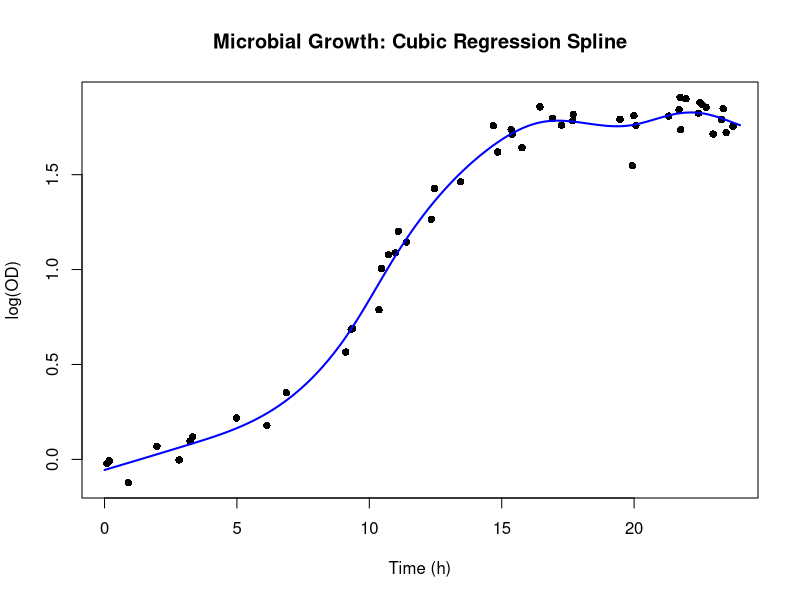
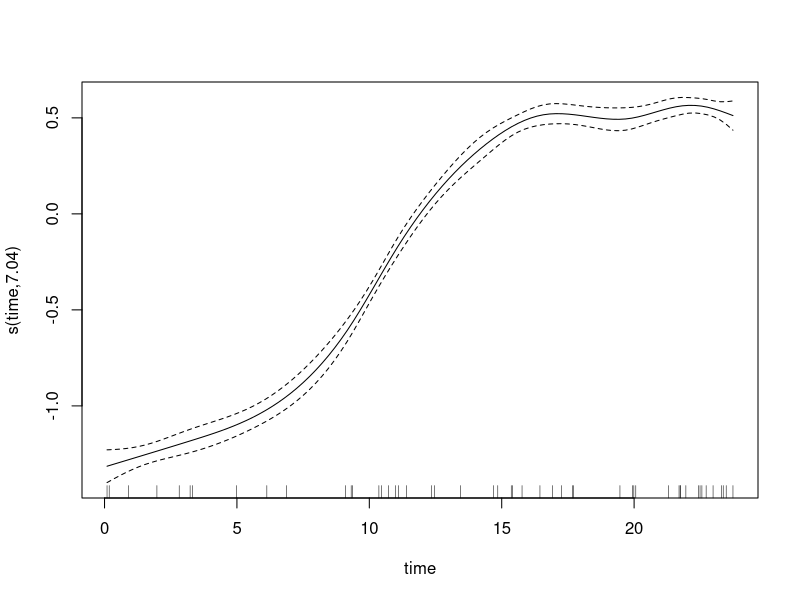
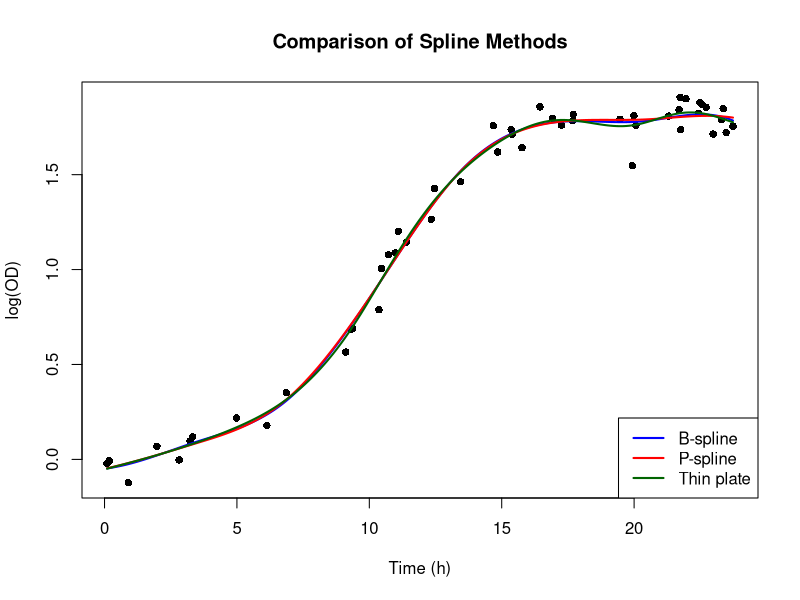

The R script that drew these images, in order:
install.packages("mgcv")
library(mgcv)

# Generate simulated growth data
set.seed(42)

time <- sort(runif(50, min = 0, max = 24))

# Simulated underlying growth curve
true_growth <- 1.8 / (1 + exp(-(time - 10) / 2))

# Add measurement noise
log_od <- true_growth + rnorm(50, mean = 0, sd = 0.08)

# Create a data frame
df <- data.frame(
  time = time,
  log_od = log_od
)

# Check its structure
head(df)
str(df)

# Fit a penalized cubic regression spline
model <- gam(
  log_od ~ s(time, bs = "cr", k = 10),
  data = df,
  family = gaussian(),
  method = "REML"
)

# Inspect the fitted model
summary(model)

# Visualize observations and spline
plot(df$time, df$log_od,
     pch = 16,
     xlab = "Time (h)",
     ylab = "log(OD)",
     main = "Microbial Growth: Cubic Regression Spline")

newdata <- data.frame(
  time = seq(0, 24, length.out = 200)
)

pred <- predict(model, newdata = newdata)

lines(newdata$time, pred,
      col = "blue", lwd = 2)

?mgcv::gam
?mgcv::s
?mgcv::predict.gam
?mgcv::gam.check

gam(log_od ~ s(time, bs = "cr", k = 10),
    data = df,
    method = "REML")
# gam()	Fits a generalized additive model
# s(time)	Estimates a smooth function of time
# bs = "cr"	Uses a cubic regression spline basis
# k = 10	Sets basis dimension, limiting maximum flexibility
# method = "REML" Estimates smoothing parameter by restricted maximum likelihood
# family = gaussian()	Assumes Gaussian response errors with identity link

# mgcv's several spline bases

# 1. Penalized cubic regression spline
model1 <- gam(
  log_od ~ s(time, bs = "cr", k = 10),
  data = df,
  method = "REML"
)

summary(model1)
plot(model1)

# 2. Cubic B-spline + second-derivative penalty
model_bs <- gam(
  log_od ~ s(time, bs = "bs", k = 10, m = c(3, 2)),
  data = df,
  method = "REML"
)

# 3. Cubic P-spline + second-difference penalty
model_ps <- gam(
  log_od ~ s(time, bs = "ps", k = 10, m = c(2, 2)),
  data = df,
  method = "REML"
)

# 4. Thin plate regression spline
model_tp <- gam(
  log_od ~ s(time, bs = "tp", k = 10),
  data = df,
  method = "REML"
)

# Compare fitted curves
plot(df$time, df$log_od,
     pch = 16,
     xlab = "Time (h)",
     ylab = "log(OD)",
     main = "Comparison of Spline Methods")

time_grid <- data.frame(
  time = seq(min(df$time), max(df$time), length.out = 200)
)

lines(time_grid$time, predict(model_bs, time_grid),
      col = "blue", lwd = 2)

lines(time_grid$time, predict(model_ps, time_grid),
      col = "red", lwd = 2)

lines(time_grid$time, predict(model_tp, time_grid),
      col = "darkgreen", lwd = 2)

legend("bottomright",
       legend = c("B-spline", "P-spline", "Thin plate"),
       col = c("blue", "red", "darkgreen"),
       lty = 1, lwd = 2)
